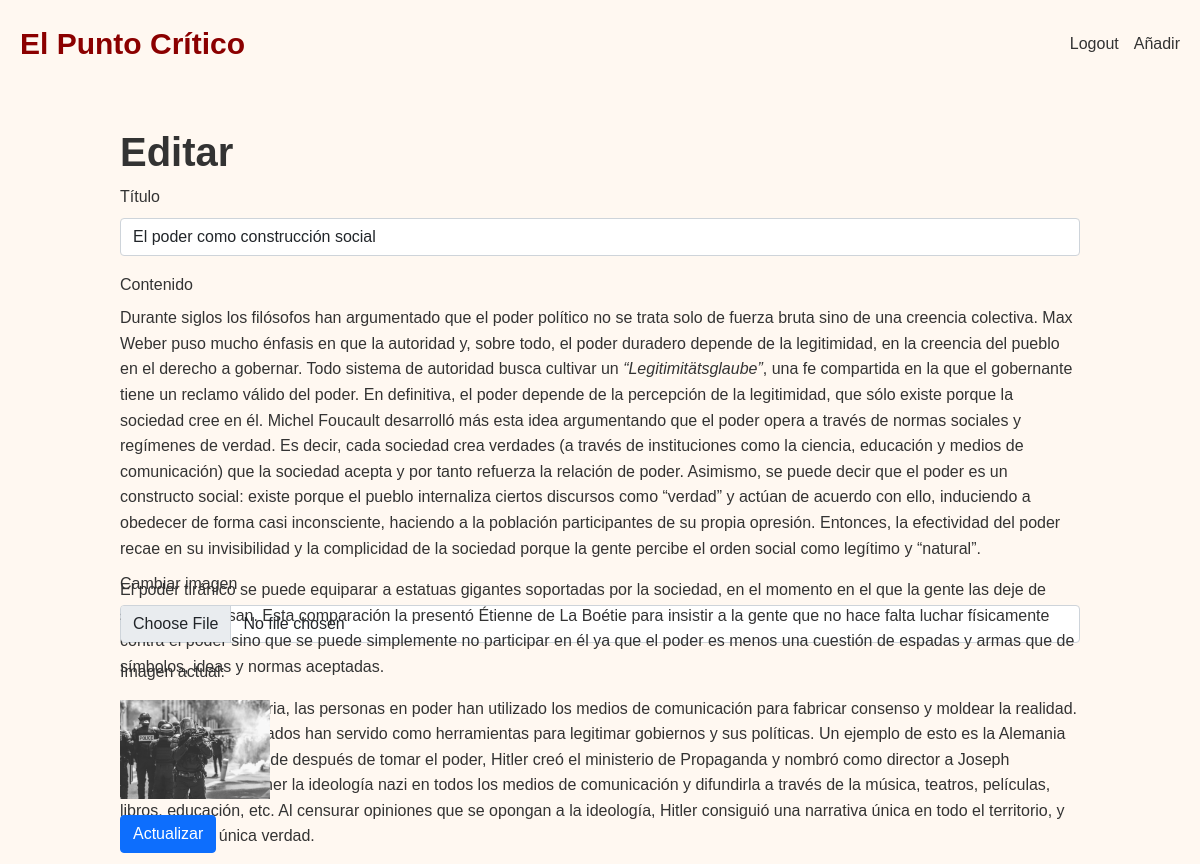
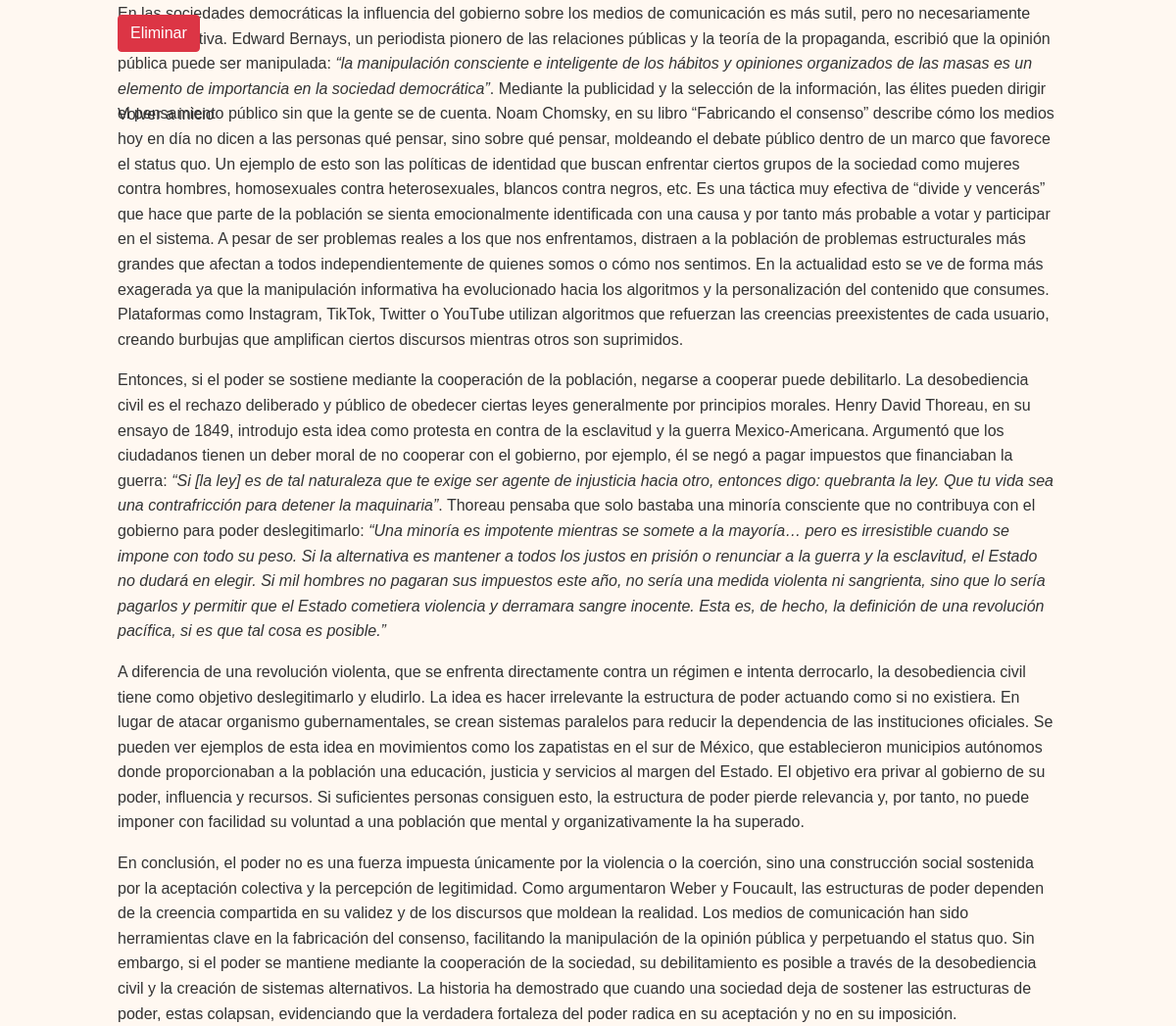
Page /edit/3 (signed in) on the committed database (2 pictures, top to bottom).
### website/models.py (models this page shows, shortened)
class Post(db.Model):
    id = db.Column(db.Integer, primary_key=True)
    title = db.Column(db.String(255), nullable=False)
    content = db.Column(db.String(10000), nullable=False)
    date = db.Column(db.DateTime(timezone=True), default=func.now())
    image_filename = db.Column(db.String(255), nullable=True)
    admin_id = db.Column(db.Integer, db.ForeignKey('admin.id'))

### website/views.py (the view, shortened to what this page needs)
@views.route('/edit/<int:id>', methods=['GET', 'POST'])
@login_required
def edit(id):
    post = Post.query.get_or_404(id)
    if post.admin_id != current_user.id:
        flash('You do not have permission to edit this post.', category='error')
        return redirect(url_for('views.home'))
    return render_template('edit.html', post=post)

### website/__init__.py (called while the page is built)
def create_app():
    app = Flask(__name__)
    app.config['SECRET_KEY'] = 'eszt**?gvujbnokmj!gsd'
    app.config['SQLALCHEMY_DATABASE_URI'] = f'sqlite:///{DB_NAME}'
    app.config['SQLALCHEMY_TRACK_MODIFICATIONS'] = False
    db.init_app(app)
    migrate = Migrate(app, db)
    from .views import views
    from .auth import auth
    app.register_blueprint(views, url_prefix='/')
    app.register_blueprint(auth, url_prefix='/')
    login_manager = LoginManager()
    login_manager.login_view = 'auth.login'
    login_manager.init_app(app)
    from .models import Admin, Post
    @login_manager.user_loader
    def load_user(user_id):
        return Admin.query.get(user_id)
    return app

### website/templates/edit.html (shortened to what this page needs)
{% extends "base.html" %}
{% block content %}
<link href="https://cdn.quilljs.com/1.3.6/quill.snow.css" rel="stylesheet">
<div class="container">
    <div class="edit-page-container">
        <h1>Editar</h1>
    <form method="POST" enctype="multipart/form-data">
        <div class="mb-3">
            <label for="title" class="form-label">Título</label>
            <input type="text" class="form-control" id="title" name="title" value="{{ post.title }}" required>
        </div>
        <div class="mb-3">
            <label for="editor" class="form-label">Contenido</label>
            <div id="editor" style="height: 250px;">{{ post.content|safe }}</div>
        </div>
        <div class="mb-3">
            <label for="image" class="form-label">Cambiar imagen</label>
            <input type="file" class="form-control" id="image" name="image" accept="image/*" />
        </div>
        {% if post.image_filename %}
            <div class="mb-3">
                <p>Imagen actual:</p>
                <img src="{{ url_for('static', filename='images/' + post.image_filename) }}" width="150" />
            </div>
        {% endif %}
        <button type="submit" class ="btn btn-primary" name="update">Actualizar</button>
    </form>
    <br>
    <form method="POST" onsubmit="return confirm('Are you sure you want to delete this post?');">
        <button type="submit" class="btn btn-danger">Eliminar</button>
    </form>
</div>
<br>
<a href="{{ url_for('views.home') }}">Volver a inicio</a>
</div>
{% endblock %}

### website/static/styles.css (style rules this page uses)
:root { --background-light: #fff8f1; --background-dark: #1e1e1e; --text-light: #333; --text-dark: #ffffff; --meta-light: #888; --meta-dark: #ffffff; --link-light: #333; --link-dark: #ffffff; --card-light: white; --card-dark: #242424; }
body { font-family: Arial, sans-serif; background-color: var(--background-light); color: var(--text-light); margin: 0; padding: 0; line-height: 1.6; }
.container { max-width: 1000px; margin: 40px auto; padding: 0 20px; }
a { color: var(--text-light); text-decoration: none; }
h1 { font-weight: bold; }

### rows in the picture
Post: title "El poder como construcción social", content "Durante siglos los filósofos han argumentado que el poder político no se trata solo de fuerza bruta sino de una creencia colectiva. Max Weber puso mucho énfasis en que la autoridad y, sobre todo, el poder duradero depende de la legitimidad, en la creencia del pueblo en el derecho a gobernar. Todo sistema de autoridad busca cultivar un “Legitimitätsglaube” , una fe compartida en la que el gobernante tiene un reclamo válido del poder. En definitiva, el poder depende de la percepción de la legitimidad, que sólo existe porque la sociedad cree en él. Michel Foucault desarrolló más esta idea argumentando que el poder opera a través de normas sociales y regímenes de verdad. Es decir, cada sociedad…", image_filename (picture)
